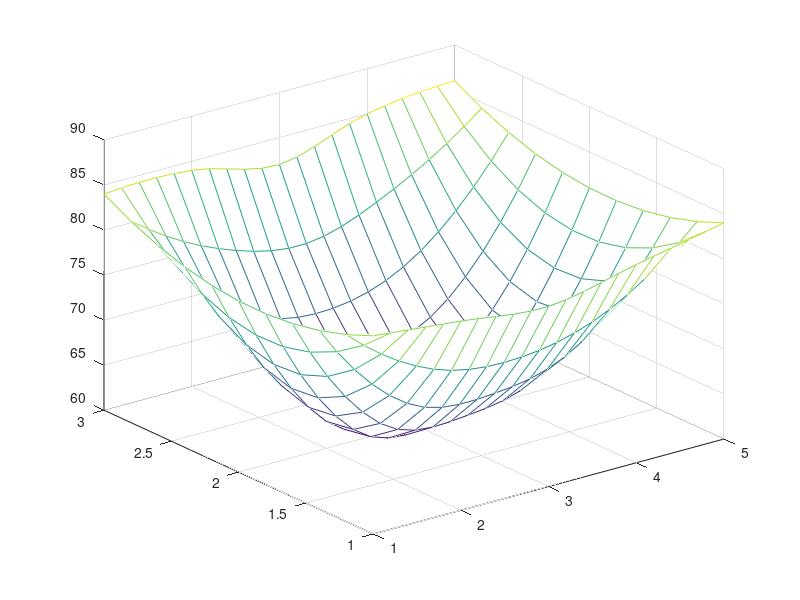

MATLAB code for this plot:
%1.先在三维坐标画出原始数据，画出粗糙的温度分布曲图
x=1:5;
y=1:3;
temps=[82 81 80 82 84;79 63 61 65 81;84 84 82 85 86];
mesh(x,y,temps)
%2．以平滑数据,在x、y方向上每隔0.2个单位的地方进行插值
xi=1:0.2:5;
yi=1:0.2:3;
zi=interp2(x,y,temps,xi',yi,'cubic');
mesh(xi,yi,zi)
%画出插值后的温度分布曲面图